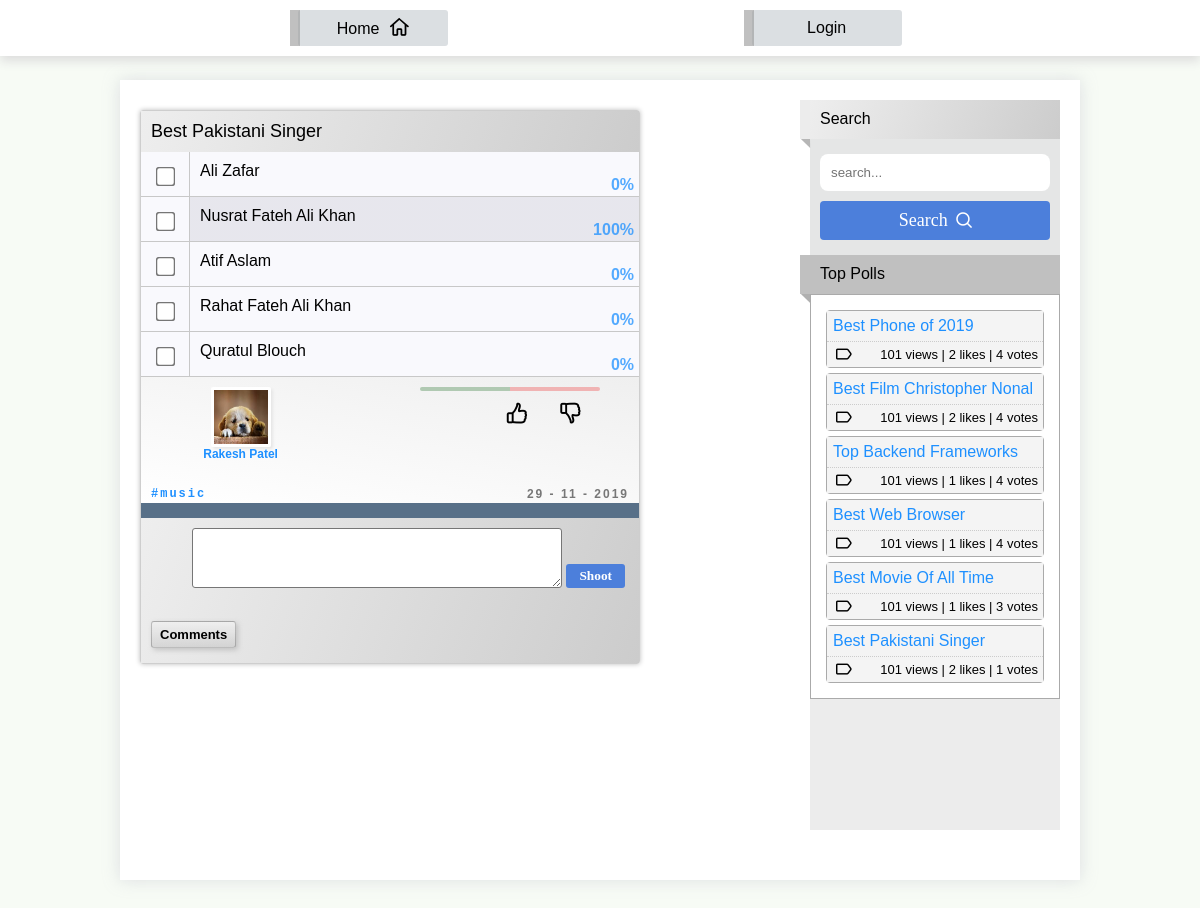
/poll.php?pollid=90, run on the app's committed database.
### tables this page shows
CREATE TABLE `polls` (
  `poll_id` int(255) UNSIGNED NOT NULL,
  `poll_category` varchar(100) DEFAULT NULL,
  `poll_user_id` int(255) UNSIGNED NOT NULL,
  `poll_name` longtext NOT NULL,
  `poll_created_at` timestamp NOT NULL DEFAULT current_timestamp() ON UPDATE current_timestamp(),
  `poll_likes` int(10) UNSIGNED DEFAULT 0,
  `poll_dislikes` int(10) UNSIGNED DEFAULT 0,
  `poll_view` int(10) UNSIGNED DEFAULT 0,
  `poll_status` int(11) DEFAULT 1
);

CREATE TABLE `options` (
  `option_id` int(10) UNSIGNED NOT NULL,
  `option_name` varchar(10000) NOT NULL,
  `option_belongsto` int(11) NOT NULL,
  `option_addedby_id` int(11) NOT NULL,
  `option_created_at` timestamp NOT NULL DEFAULT current_timestamp() ON UPDATE current_timestamp(),
  `option_votes` int(11) NOT NULL DEFAULT 0,
  `option_status` varchar(20) DEFAULT 'active'
);

### db.php (called while the page is built, shortened)
<?php
    class db {
        public $conn;
        public function __construct( $host="localhost",$dbname="bluepoll", $username="root", $password="") {
            $this->conn = new PDO("mysql:host=$host;dbname=$dbname",$username,$password);
        }
        public function single( $table,$id ) {
            if( isset($table) ) {
            if( isset($_SESSION["pollsite_user_id"]) ) {
                $user_id = $_SESSION["pollsite_user_id"];
                    $sqlString = "SELECT *,
                                    (SELECT COUNT(*) FROM likes WHERE likes.like_poll_id = polls.poll_id AND likes.like_liker_id = $user_id) AS liked,
                                    (SELECT COUNT(*) FROM dislikes WHERE dislikes.dislike_poll_id = polls.poll_id AND dislikes.dislike_disliker_id = $user_id) AS disliked,
                                    (select concat(user_firstname,' ',user_lastname) FROM users where users.user_id = polls.poll_user_id) AS poll_creator_name,
                                    (SELECT COUNT(*) FROM likes WHERE likes.like_poll_id = polls.poll_id) AS poll_likes,
                                    (SELECT COUNT(*) FROM dislikes WHERE dislikes.dislike_poll_id = polls.poll_id) AS poll_dislikes
                                FROM polls WHERE poll_id=$id LIMIT 1";
                } else {
                    $sqlString = "SELECT *,
                                (select concat(user_firstname,' ',user_lastname) FROM users where users.user_id = polls.poll_user_id) AS poll_creator_name,
                                (SELECT COUNT(*) FROM likes WHERE likes.like_poll_id = polls.poll_id) AS poll_likes,
                                (SELECT COUNT(*) FROM dislikes WHERE dislikes.dislike_poll_id = polls.poll_id) AS poll_dislikes
                            FROM polls WHERE poll_id=$id LIMIT 1";
                }
                return $this->conn->query($sqlString);
            } else {
                return false;
            }
        }
        public function singlePollOptions( $table="options",$pollid ) {
            if( isset($table) ) {
                $sqlString = "SELECT option_id,option_name,option_belongsto,option_addedby_id,option_created_at,(select count(*) from votes where vote_option_id=option_id) AS option_votes FROM options WHERE option_belongsto = $pollid";
                return $this->conn->query($sqlString);
            } else {
                return false;
            }
        }
    }
?>

### poll.php (the view, shortened to what this page needs)
<?php require_once("db.php"); require_once("helper.php");
    if ( isset($_GET["pollid"]) ) {
        $pollid = $_GET["pollid"];
        $poll = (new db())->single("polls",$pollid)->fetch(PDO::FETCH_OBJ);
        if( $poll->poll_likes == 0 && $poll->poll_dislikes == 0 ) {
                $pollLikes = 90;
                $pollDislikes = 90;
        } else {
            $pollLikes = (int)(($poll->poll_likes / ($poll->poll_likes + $poll->poll_dislikes) ) * 180);
            $pollDislikes = (int)(($poll->poll_dislikes / ($poll->poll_likes + $poll->poll_dislikes) ) * 180);
        }
        $have_liked = (isset( $poll->liked ) && $poll->liked == 1) ? "liked" : "";
        $have_disliked = (isset( $poll->disliked ) && $poll->disliked == 1 ) ? "disliked" : "";
        $options = (new db())->singlePollOptions("options",$pollid);
    } else {
        header("Location:index.php");
    }
?>
<!DOCTYPE html>
<html lang="en">
    <head>
        <?php
            require_once("common_stylesheet_links.php");
        ?>
        <link rel="stylesheet" href="css/poll.css">
    </head>
    <body>
        <?php
            require_once("navbar.php");
        ?>
    <div class="container">
        <div class="main-content">
            <?php
                if( checkAuthority( $pollid ) ) {
                    $editButton = "<div style='display:inline-block;padding:10px;text-align:right;padding-right:10px;' title='click to edit this poll' class='edit-poll'>
                                      <a style='padding:3px 6px;background:black;color:white;border-radius:3px;' href='#' onclick='editConf($poll->poll_id)'>
                                        Edit<span style='' class='flaticon-edit'></span>
                                      </a>
                                   </div>
                                   <div onclick='deletePollConf()' style='display:inline-block;text-align:right;padding-right:10px;' title='click to delete this poll' class='delete-poll'>
                                      Delete<span style='' class='flaticon-garbage'></span>
                                   </div>
                                   ";
                } else {
                    $editButton = "";
                }
                    echo
                        "<div class='poll' data-poll-id='$poll->poll_id'>
                            $editButton
                            <div class='poll-header'>
                                $poll->poll_name <a href='poll.php?pollid=$poll->poll_id' title='Click expand this poll'><span class='expand-poll'>⇱</span></a>
                            </div>
                            <div class='poll-body'>";
                                while( $option = $options->fetch(PDO::FETCH_OBJ) ) {
                                    echo
                                        "<div class='option' data-option-id='$option->option_id' data-option-vote='$option->option_votes'>
                                            <div class='option-checkbox'>
                                                <input type='checkbox' name='' id='$option->option_id'>
                                            </div>
                                            <div class='option-name' style='background-size: 0%;'>
                                                <div class='name' style='display:inline-block; width:65%;'>$option->option_name</div>
                                                <div class='vote' style='display:inline-block; width:30%;'>
                                                    <strong title='Click to See Who Votted' style='cursor:pointer;position:absolute;right:5px;' class='vote-percentage' onclick='showVotersList(this.parentElement.parentElement.parentElement)'>50%</strong>
                                                </div>
                                            </div>
                                        </div>";
                                }
                            $poll_created_at = date_format(date_create(explode(" ",$poll->poll_created_at)[0]),"d - m - Y ");
                            echo
                            "
                            <div class='poll-info-box'>
                                <div class='left'>
                                    <img src='img/profile/$poll->poll_user_id.jpg' width='60px' height='60px' >
                                    <a href='user.php?userid=$poll->poll_user_id' style='font-size:12px;display:block;'>$poll->poll_creator_name</a>
                                </div>
                                <div class='right'>
                                    <div class='line'>
                                        <div class='left' style='width:".$pollLikes."px;'></div>
                                        <div class='right' style='width:".$pollDislikes."px;'></div>
                                    </div>
                                    <div class='vote-like-dislike-box'>
                                        <div class='poll-like-button $have_liked' onclick='likeDislike( \"like\",$poll->poll_id,this.parentElement.previousElementSibling,this )'>
                                            <span style='' class='flaticon-like'></span>
                                        </div>
                                    <div class='poll-dislike-button $have_disliked' onclick='likeDislike( \"dislike\",$poll->poll_id,this.parentElement.previousElementSibling,this )'>
                                            <span style='' class='flaticon-dislike'></span>
                                    </div>
                                </div>
                                </div>
                                <div class='poll-tag-date'>
                                    <small class='poll-tags'><a  style='font-family:monospace;' href='search.php?searchkey=$poll->poll_category'>#$poll->poll_category</a></small>
                                    <small class='poll-birthdate'>$poll_created_at</small>
                                </div>
                            </div>
                            </div>
                            <div class='poll-comments'>
                                <div class='poll-comments-body'>
                                    <div class='new-comment'>
                                        <textarea type='text' name='comment-box' id='comment-box' class='comment-box'></textarea>
                                        <button onclick='shootComment(this.parentElement)'>Shoot</button>
                                    </div>
                                    <div class='comments'>
                                        <div class='comment-lebel'>Comments</span></div>
                                    ";
                                    echo
                                    "</div>
                                </div>
                            </div>
                        </div>
                    </div>";
        ?>
    <?php require_once("sidebar.php"); ?>
    </div>
    </body>
</html>

### sidebar.php
<?php
    $conn = (new db())->myconn;
    $sql = "SELECT *, (SELECT count(vote_id) FROM votes WHERE votes.vote_poll_id = polls.poll_id) AS vote_count, (SELECT COUNT(*) FROM likes WHERE likes.like_poll_id = polls.poll_id) as like_count FROM polls ORDER BY vote_count DESC LIMIT 6";
    $r = $conn->query($sql);
?>
    <div class="sidebar">
        <form action="search.php">
            <div style='background: linear-gradient(-69deg, #ccc, #eee);padding: 10px;height: 39px;position: relative;'>
                    <label for="#searchkey">Search  </label>
            </div>
            <div class="search-box">
                <input type="text" placeholder="search..." name="searchkey" id="searchkey">
                <button type="submit">Search <span style='' class='flaticon-magnifying-glass'></span> </button>
            </div>
        </form>
        <div class="top-polls-container">
            <div class="tpc-header" style='padding: 10px;height: 39px;position: relative;'>
                Top Polls
            </div>
            <div class="tpc-body">
            <?php
                while($row = $r->fetch_assoc()) {
                    echo "
                        <div class='top-poll'>
                            <a href='poll.php?pollid=".$row["poll_id"]."'><div class='top-poll-title'>".$row["poll_name"]."</div></a>
                            <div class='top-poll-info' style='position:relative;'>
                                <i style='position:absolute;left:5px;' class='flaticon-tag'></i> 101 views | ".$row["like_count"]." likes | ".$row["vote_count"]." votes
                            </div>
                        </div>
                    ";
                }
            ?>
            </div>
        </div>
    </div>

### css/common.css (style rules this page uses)
* { font-family:'Franklin Gothic Medium', 'Arial Narrow', Arial, sans-serif; }
* { box-sizing: border-box; }
input[type='checkbox'] { transform: scale(1.5); margin-top: 18px; outline: none; }
button,input[type='checkbox'] { cursor:pointer; }
a,.show-more { text-decoration:none; color: dodgerblue; cursor: pointer; }
body { overflow-y: scroll; background-color: #f7fbf5; margin: 0px; padding: 0px; }
button { padding: 4px 13px; outline: none; border: none; border-radius: 3px; transform: translateY(-8px); background: #4c7fdb; color: white; margin-right: 14px; font-family:verdana; font-weight:bold; }
.sidebar { width: 20%; min-width: 250px; background: #ececec; }
.sidebar form div label::before { content:""; width:10px; height:100%; position:absolute; top: 0px; left:-10px; background: #ececec; z-index: 3; }
.sidebar form div label::after { content:""; position:absolute; top: 31px; left: -7px; border: 7px solid transparent; border-left: 7px solid #b6b6b6; transform: rotate(-406deg); z-index: 1; }
.tpc-header::before { content:""; width:10px; height:100%; position:absolute; top: 0px; left:-10px; background:silver; z-index: 3; }
.tpc-header::after { content:""; position:absolute; top: 31px; left: -7px; border: 7px solid transparent; border-left: 7px solid #b0b0b0; transform: rotate(-406deg); z-index: 1; }
.sidebar .top-polls-container { max-height: 300px; }
.sidebar .tpc-header { background: silver; padding: 10px; }
.sidebar .tpc-body { background: #ffff; padding:10px; border: 1px solid #aaa; }
.sidebar .tpc-body .top-poll { background: #eaeaea; border:1px solid #aaa; margin: 5px; border-radius: 4px; }
.sidebar .tpc-body .top-poll .top-poll-title { max-height: 47px; overflow: hidden; padding: 6px; background: #f4f4f4; border-bottom: 1px dotted #ccc; }
.sidebar .tpc-body .top-poll .top-poll-info { background: #f4f4f4; font-size: 13px; text-align: end; padding: 5px 5px 5px 0px; }

### data on the page
polls: poll_name "Best Pakistani Singer", poll_category "music", poll_created_at "29 - 11 - 2019", like_count "2", vote_count "1"
options: option_name "Ali Zafar"
options: option_name "Nusrat Fateh Ali Khan"
options: option_name "Atif Aslam"
options: option_name "Rahat Fateh Ali Khan"
options: option_name "Quratul Blouch"
polls: poll_name "Best Phone of 2019", like_count "2", vote_count "4"
polls: poll_name "Best Film Christopher Nonal", like_count "2", vote_count "4"
polls: poll_name "Top Backend Frameworks", like_count "1", vote_count "4"
polls: poll_name "Best Web Browser", like_count "1", vote_count "4"
polls: poll_name "Best Movie Of All Time", like_count "1", vote_count "3"

### other printed values
$poll->poll_creator_name "Rakesh Patel"
